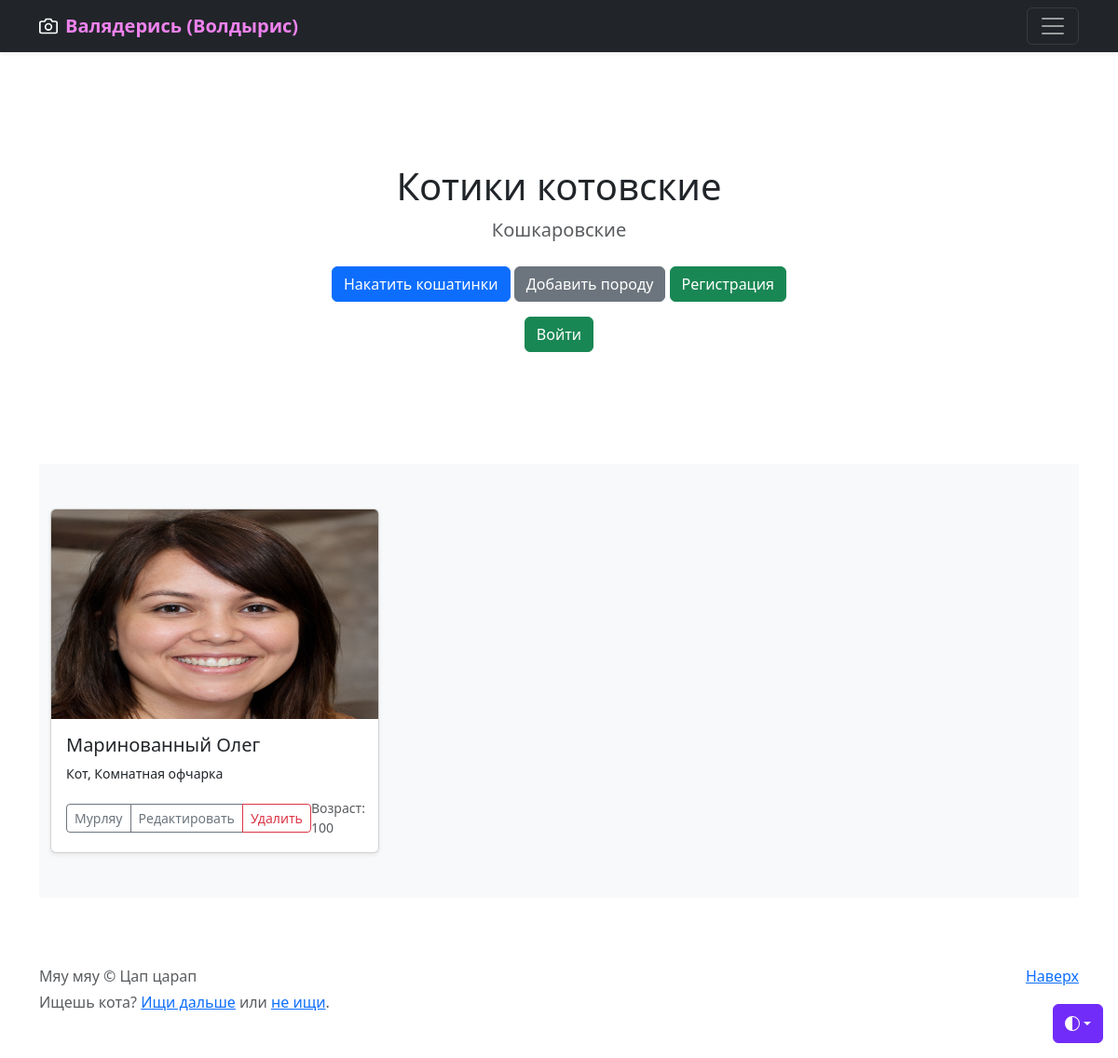
Before: / with the older database file.
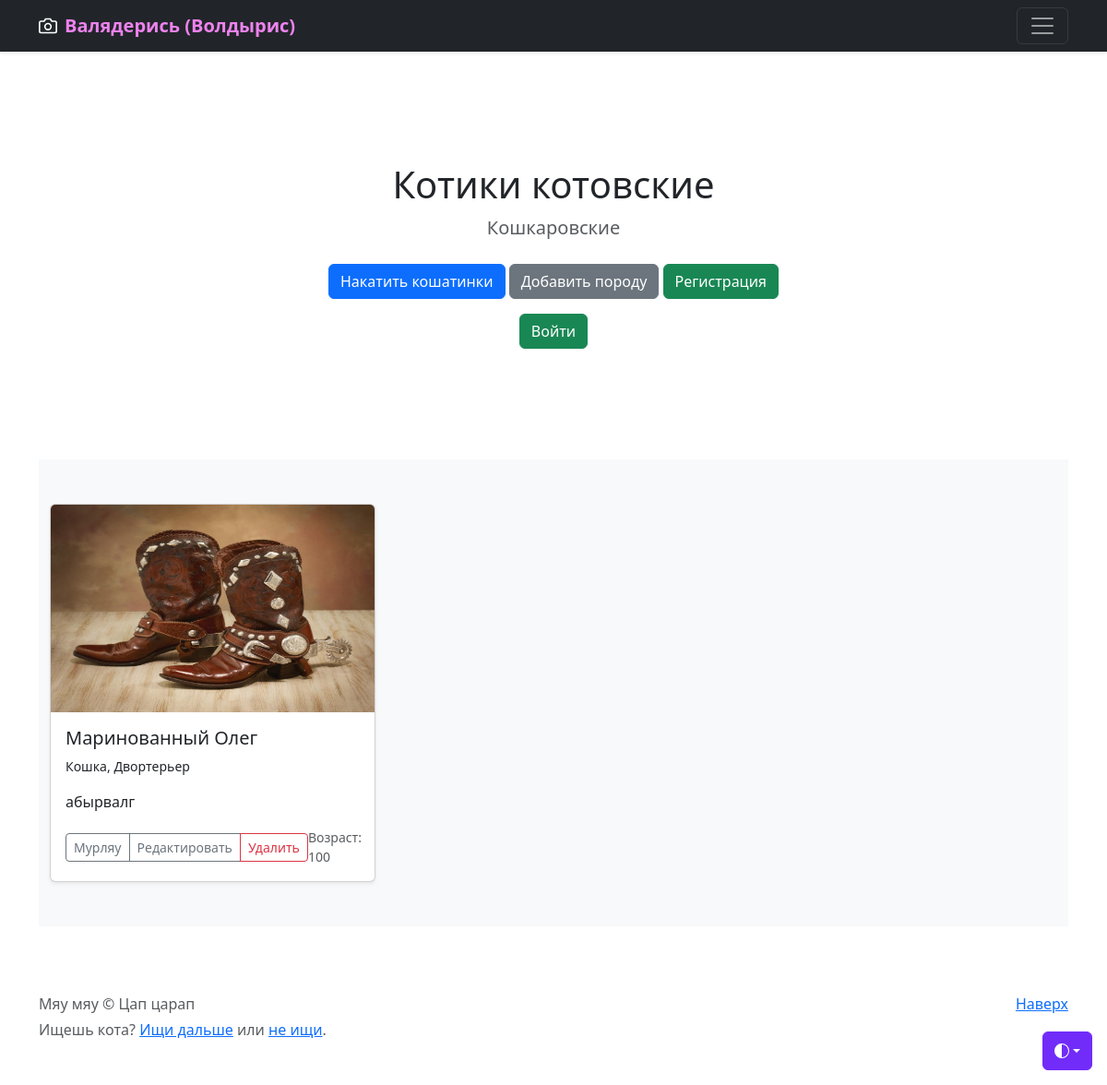
After: the same page with the newer database file.
### models.py (models this page shows)
class Base(Model):
    class Meta:
        database = db

class Cat(Base):
    name = CharField()
    breed = ForeignKeyField(Breed)
    gender = ForeignKeyField(Gender)
    age = DecimalField()
    color = CharField()
    weight = DecimalField()
    temper = CharField()
    description = CharField(null=True)
    has_passport = BooleanField(default=False)
    image_path = CharField(null=True)

class Gender(Base):
    name = CharField(unique=True)

class Breed(Base):
    name = CharField()

### app.py (the view)
@app.route('/')
def index():
    cats = Cat.select().join(Breed).switch(Cat).join(Gender)
    return render_template('cats.html', cats=cats)

### templates/cats.html (shortened to what this page needs)
{% extends "base.html" %}
{% block content %}
<section class="py-5 text-center container">
    <div class="row py-lg-5">
      <div class="col-lg-6 col-md-8 mx-auto">
        <h1 class="fw-light">Котики котовские</h1>
        <p class="lead text-body-secondary">Кошкаровские</p>
        <p>
            <a href="{{ url_for('add_cat') }}" class="btn btn-primary my-2">Накатить кошатинки</a>
            <a href="{{ url_for('add_breed') }}" class="btn btn-secondary my-2">Добавить породу</a>
            <a href="{{ url_for('register') }}" class="btn btn-success my-2">Регистрация</a>
            <a href="{{ url_for('authorize') }}" class="btn btn-success my-2">Войти</a>
        </p>
      </div>
    </div>
  </section>
  <div class="album py-5 bg-body-tertiary">
    <div class="container">
      <div class="row row-cols-1 row-cols-sm-2 row-cols-md-3 g-3">
        {% for cat in cats %}
        <div class="col">
          <div class="card shadow-sm">
            {% if cat.image_path %}
             <img src="{{ cat.image_path }}" alt="{{ cat.name }}" class="bd-placeholder-img card-img-top" width="100%" height="225">
            {% endif %}
            <div class="card-body">
                <h5 class="card-title">{{ cat.name }}</h5>
                <p class="card-text small">{{ cat.gender.name }}, {{ cat.breed.name }}</p>
                <p class="card-text">{{ cat.description }}</p>
                <div class="d-flex justify-content-between align-items-center">
                    <div class="btn-group">
                      <a href="{{ url_for('cat_detail', cat_id=cat.id) }}" class="btn btn-sm btn-outline-secondary">Мурляу</a>
                      <a href="{{ url_for('edit_cat', cat_id=cat.id) }}" class="btn btn-sm btn-outline-secondary">Редактировать</a>
                      <a href="{{ url_for('delete_confirm', cat_id=cat.id) }}" class="btn btn-sm btn-outline-danger">Удалить</a>
                    </div>
                <small class="text-body-secondary">Возраст: {{ cat.age }}</small>
              </div>
            </div>
          </div>
        </div>
        {% else %}
        <p>Папа а дэ котик</p>
        {% endfor %}
      </div>
    </div>
  </div>
{% endblock%}

### templates/base.html (shortened to what this page needs)
<!doctype html>
<html lang="ru" data-bs-theme="auto">
  <head><script src="/docs/5.3/assets/js/color-modes.js"></script>
<link href="https://cdn.jsdelivr.net/npm/bootstrap@5.3.0/dist/css/bootstrap.min.css"
      rel="stylesheet"
>
  </head>
  <body>
    <div class="dropdown position-fixed bottom-0 end-0 mb-3 me-3 bd-mode-toggle">
      <button class="btn btn-bd-primary py-2 dropdown-toggle d-flex align-items-center"
              id="bd-theme"
              type="button"
              aria-expanded="false"
              data-bs-toggle="dropdown"
              aria-label="Toggle theme (auto)">
        <svg class="bi my-1 theme-icon-active" width="1em" height="1em"><use href="#circle-half"></use></svg>
      </button>
    </div>
<header data-bs-theme="dark">
  <div class="navbar navbar-dark bg-dark shadow-sm">
    <div class="container">
      <a href="#" class="navbar-brand d-flex align-items-center">
        <strong style="color: violet">Валядерись (Волдырис)</strong>
      </a>
      <button class="navbar-toggler" type="button" data-bs-toggle="collapse" data-bs-target="#navbarHeader" aria-controls="navbarHeader" aria-expanded="false" aria-label="Toggle navigation">
        <span class="navbar-toggler-icon"></span>
      </button>
    </div>
  </div>
</header>
<main class="container my-4">
  {% block content %}{% endblock %}
</main>
<footer class="text-body-secondary py-5">
  <div class="container">
    <p class="float-end mb-1">
      <a href="#">Наверх</a>
    </p>
    <p class="mb-1">Мяу мяу &copy; Цап царап</p>
    <p class="mb-0">Ищешь кота? <a href="/">Ищи дальше</a> или <a href="/docs/5.3/getting-started/introduction/">не ищи</a>.</p>
  </div>
</footer>
    </body>
</html>

### templates/base.html (style rules this page uses)
.bd-placeholder-img { font-size: 1.125rem; text-anchor: middle; -webkit-user-select: none; -moz-user-select: none; user-select: none; }
.bi { vertical-align: -.125em; fill: currentColor; }
.btn-bd-primary { --bd-violet-bg: #712cf9; --bd-violet-rgb: 112.520718, 44.062154, 249.437846; --bs-btn-font-weight: 600; --bs-btn-color: var(--bs-white); --bs-btn-bg: var(--bd-violet-bg); --bs-btn-border-color: var(--bd-violet-bg); --bs-btn-hover-color: var(--bs-white); --bs-btn-hover-bg: #6528e0; --bs-btn-hover-border-color: #6528e0; --bs-btn-focus-shadow-rgb: var(--bd-violet-rgb); --bs-btn-active-color: var(--bs-btn-hover-color); --bs-btn-active-bg: #5a23c8; --bs-btn-active-border-color: #5a23c8; }
.bd-mode-toggle { z-index: 1500; }

Changed rows visible on the page:
changed Cat "Маринованный Олег": image_path: a different picture; gender.name "Кот" → "Кошка"; breed.name "Комнатная офчарка" → "Двортерьер"; description (not shown) → "абырвалг"
